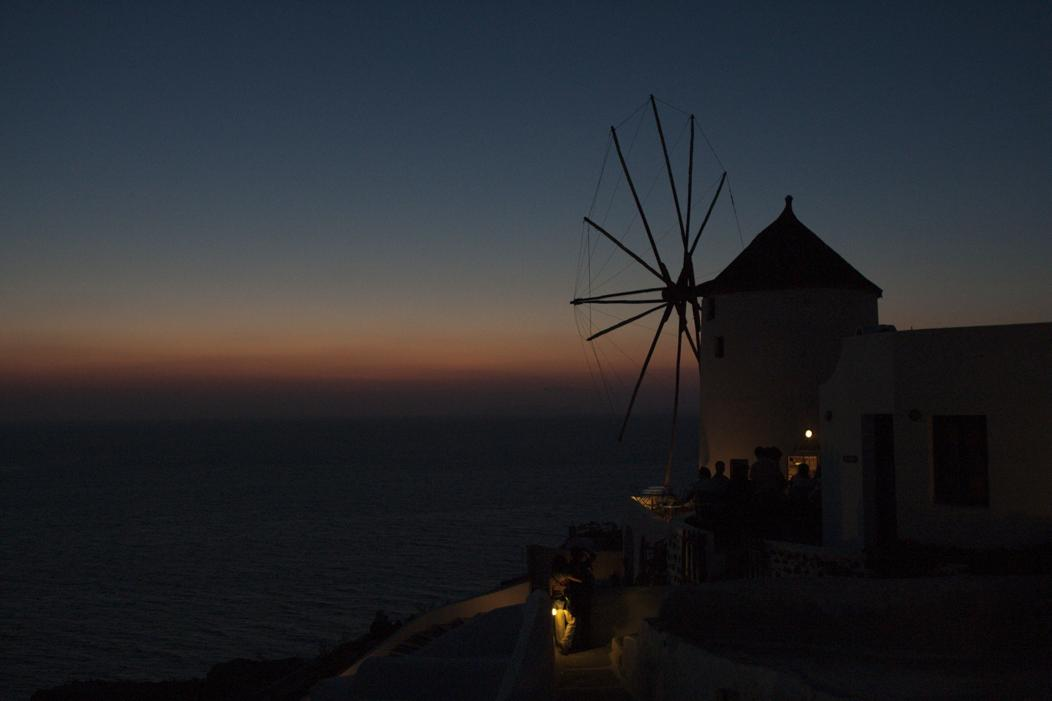
#> input picture dz_57/photo_2023-11-01_19-34-44.jpg, 1052 x 701 px
$ jupyter execute dz_57.ipynb
#> lines starting #> are read from the running program, lines starting #| are printed output that depends on the picture
[cell 1]
import cv2
import numpy as np
import matplotlib.pyplot as plt

Визначаємо функцію зчитування та візуалізації зображення

[cell 2]
def imshow(title = 'Image', image=None, size = 20):
    w, h = image.shape[0], image.shape[1]
    aspect_ration = w/h
    plt.figure(figsize=(size*aspect_ration, size))
    plt.imshow(cv2.cvtColor(image, cv2.COLOR_BGR2RGB))
    plt.title(title)
    plt.show

Визначаємо функції збереження зображення на диск

[cell 3]
def save_image(image, output_path):

    cv2.imwrite(output_path, image)
    print(f"Зображення збережено у файл {image}.jpg")

Визначаємо зображення як зміну для подальшиї дій

[cell 4]
img = cv2.imread('photo_2023-11-01_19-34-44.jpg')
#> img is the input picture: shape (701, 1052, 3); mean B, G, R 44.6, 40.4, 38.9

Візуалізуємо

[cell 5]
imshow('image',img)

### Функція зміни контрасності та яскравості

[cell 6]
def adjusted(img,alpha_i=float, beta_i=int):
    # Contrast control (1.0-3.0)
    # Brightness control (0-100)
#> called with alpha_i = 2, beta_i = 20
    adjusted = cv2.convertScaleAbs(img, alpha=alpha_i, beta=beta_i)
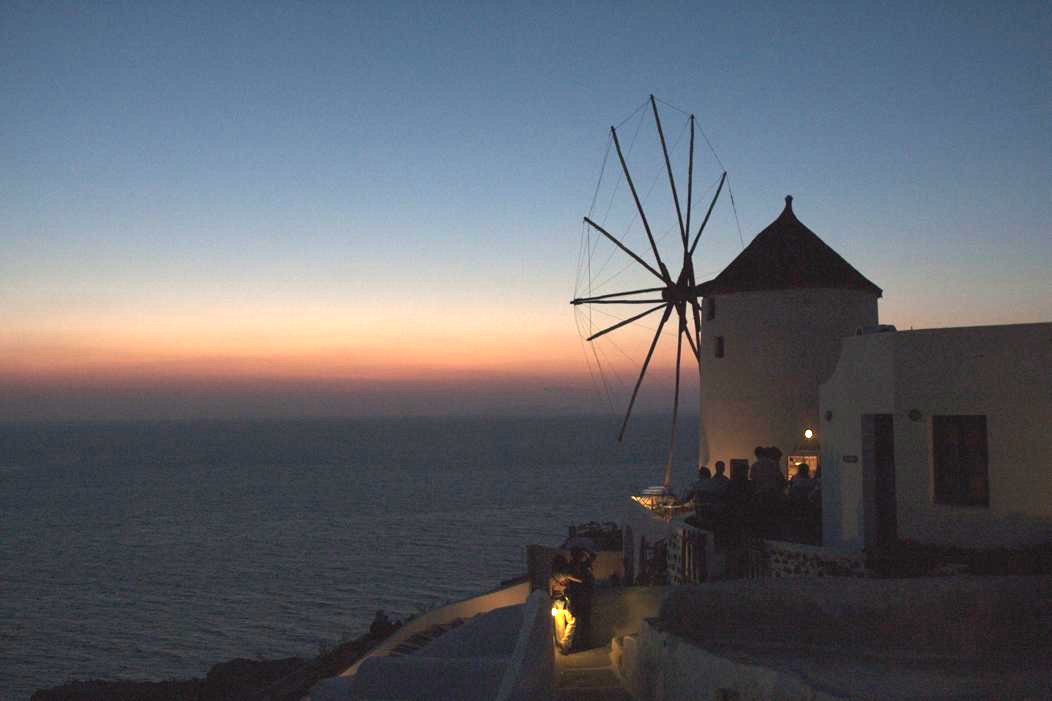
#> adjusted: shape (701, 1052, 3); mean B, G, R 109.1, 100.8, 97.5
    imshow('adjusted',adjusted)

adjusted(img,2,20)

### Функція зміни насиченності

[cell 7]
def saturated (img,level_saturated=int):
#> called with level_saturated = 101
    hsv = cv2.cvtColor(img, cv2.COLOR_BGR2HSV)
#> hsv: shape (701, 1052, 3); mean H, S, V 97.9, 75.6, 49.1
    h, s, v = cv2.split(hsv)
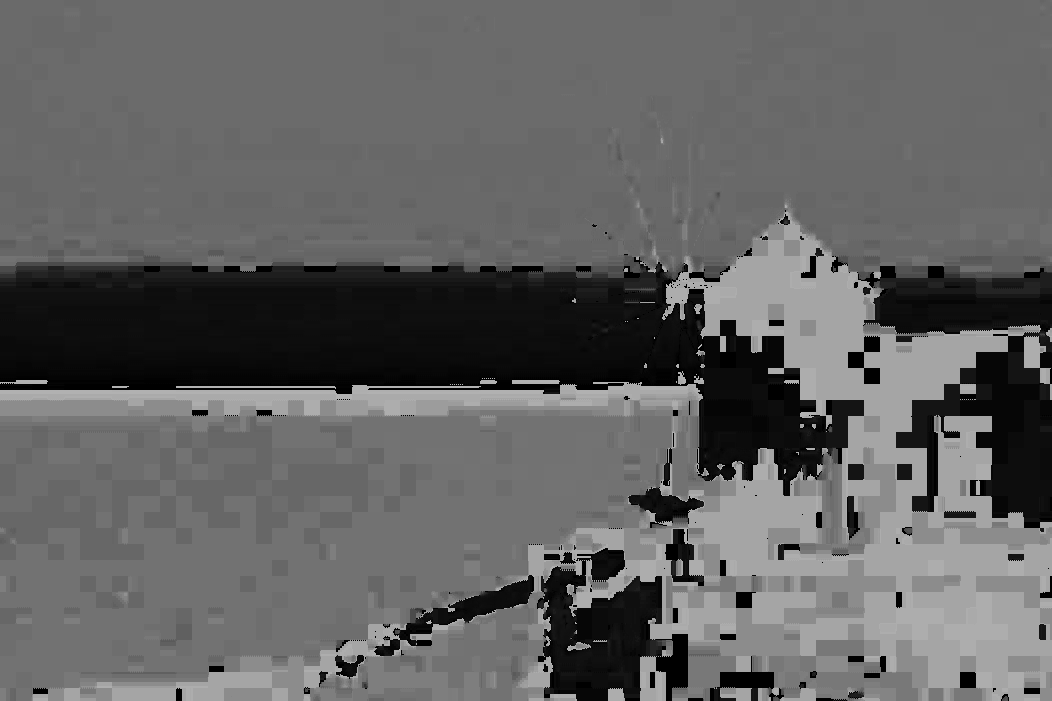
#> h: shape (701, 1052); min 0, max 179, mean 97.9
    s = cv2.add(s, level_saturated)
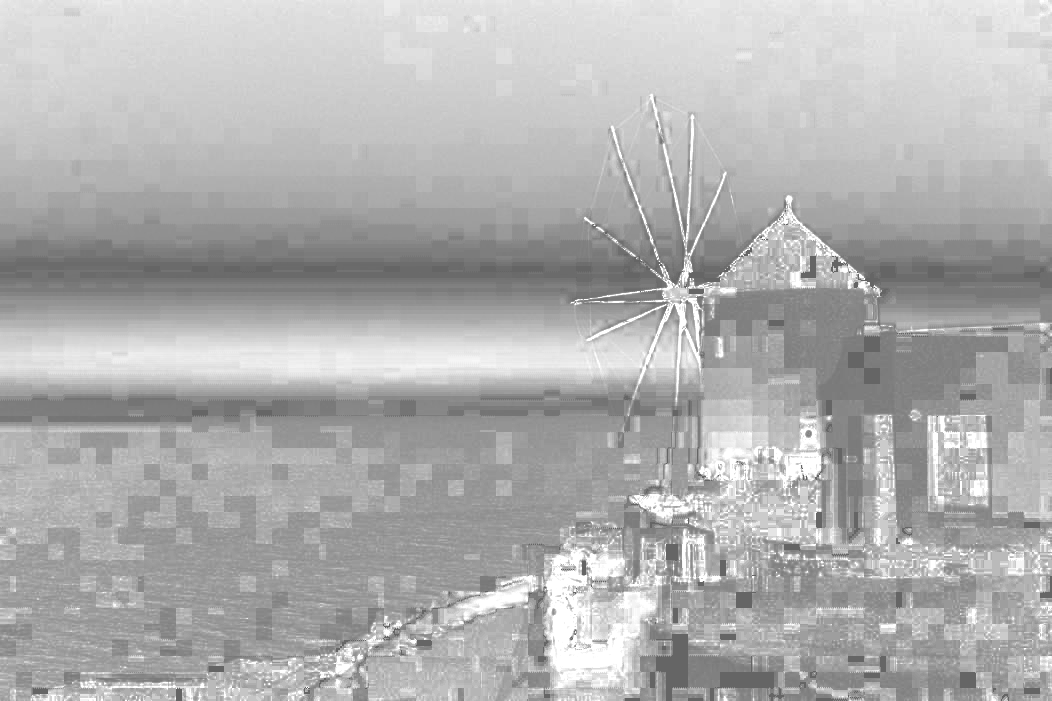
#> s: shape (701, 1052); min 101, max 255, mean 176
    saturated = cv2.merge((h, s, v))
#> saturated: shape (701, 1052, 3); mean H, S, V 97.9, 176, 49.1
    saturated = cv2.cvtColor(saturated, cv2.COLOR_HSV2BGR)
    imshow('saturated',saturated)

saturated(img, 101)

### Функція зміни розміру зображення

На функцію передаємо саме зображення, та нову ширину та висоту . Опціонально можно передавати поокремо висоту або ширину, в наслідок чого функція обчислює відношення старих розмірів до нових, щоб зображення було пропорційно змінено і в залежності від збільшення чи зменшення використовує методи інтерполяції AREA та LINEAR відповідно.
Є можливість передавати 2 нових значення, тоді зображення зміниться відносно нових змінних.

[cell 8]
def resizing( img, new_width=None, new_height=None):

#> called with new_width = 3600, new_height = 2500
    h, w = img.shape[:2]
#> h = 701; w = 1052

    if new_width is None and new_height is None:
        return img

    if new_width is None:
        ratio = new_height / h
        dimension = (int(w * ratio), new_height)
    elif new_height is None:
        ratio = new_width / w
        dimension = (new_width, int(h * ratio))
    else:
        dimension = (new_width, new_height)

    if dimension[0] < w or dimension[1] < h:
        interp = cv2.INTER_AREA
    else:
        interp = cv2.INTER_LINEAR

    resizing_image = cv2.resize(img, dimension, interp)
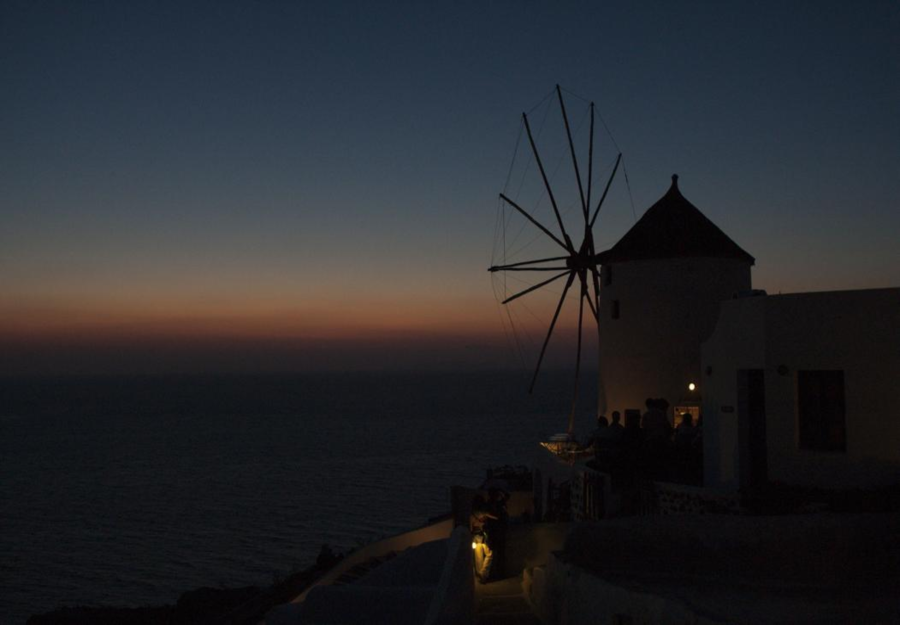
#> resizing_image: shape (2500, 3600, 3) (shown at 1/4 size); mean B, G, R 44.5, 40.3, 38.9

    return imshow('resizing_image',resizing_image)

resizing(img,new_height=2500,new_width=3600)

### Функція обрізання  зображення по заданих розмірах

На функції передаємо зображення та 2 кортежа з координатами початкової та кінцевої точки .

[cell 9]
def crop(img, start_point=tuple, end_point=tuple):
#> called with start_point = (400, 100), end_point = (900, 600)
    x1, y1 = start_point
    x2, y2 = end_point

    # Crop the image
    cropped = img[y1:y2, x1:x2]
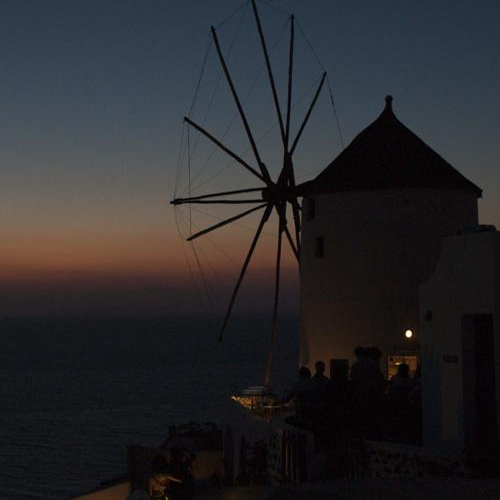
#> cropped: shape (500, 500, 3); mean B, G, R 44.1, 41.4, 41.8
    imshow('cropped',cropped)

crop(img,(400,100),(900,600))

[cell 10]
def rotation(img, angle):
#> called with angle = 170
    (h, w) = img.shape[:2]
#> h = 701; w = 1052
    center = (w // 2, h // 2)
#> center = (526, 350)
    scale = 0.8

    M = cv2.getRotationMatrix2D(center, angle, scale)
    rotated = cv2.warpAffine(img, M, (w,h))
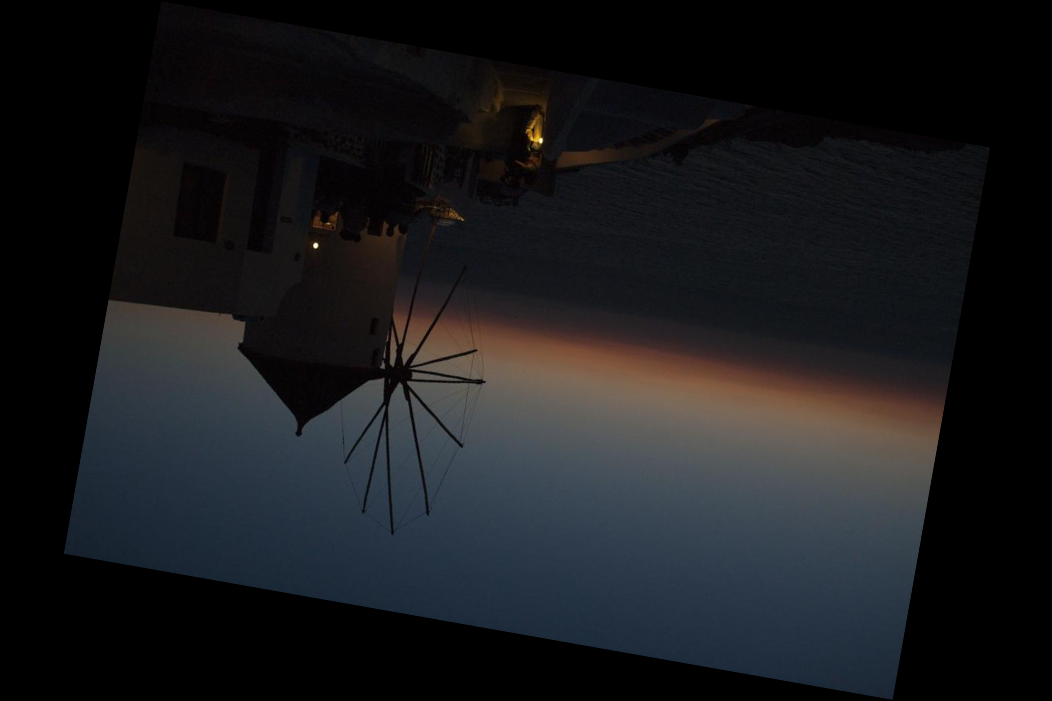
#> rotated: shape (701, 1052, 3); mean B, G, R 28.5, 25.9, 24.9

    return rotated

rot = rotation(img,170)
imshow('rotation', rot)

[cell 11]
save_image(rot,'rotated.jpg')
#> (printed output is left out)
